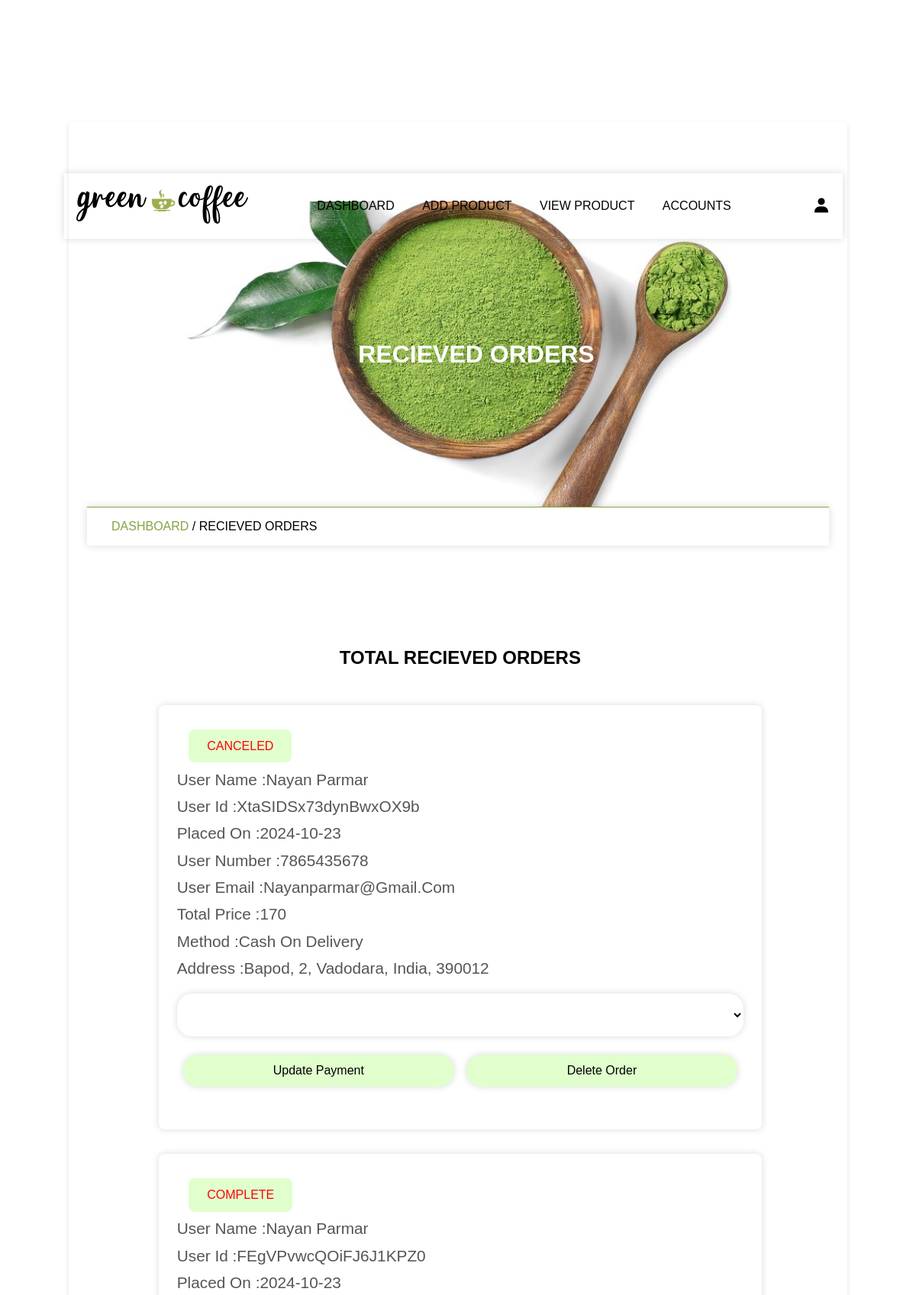
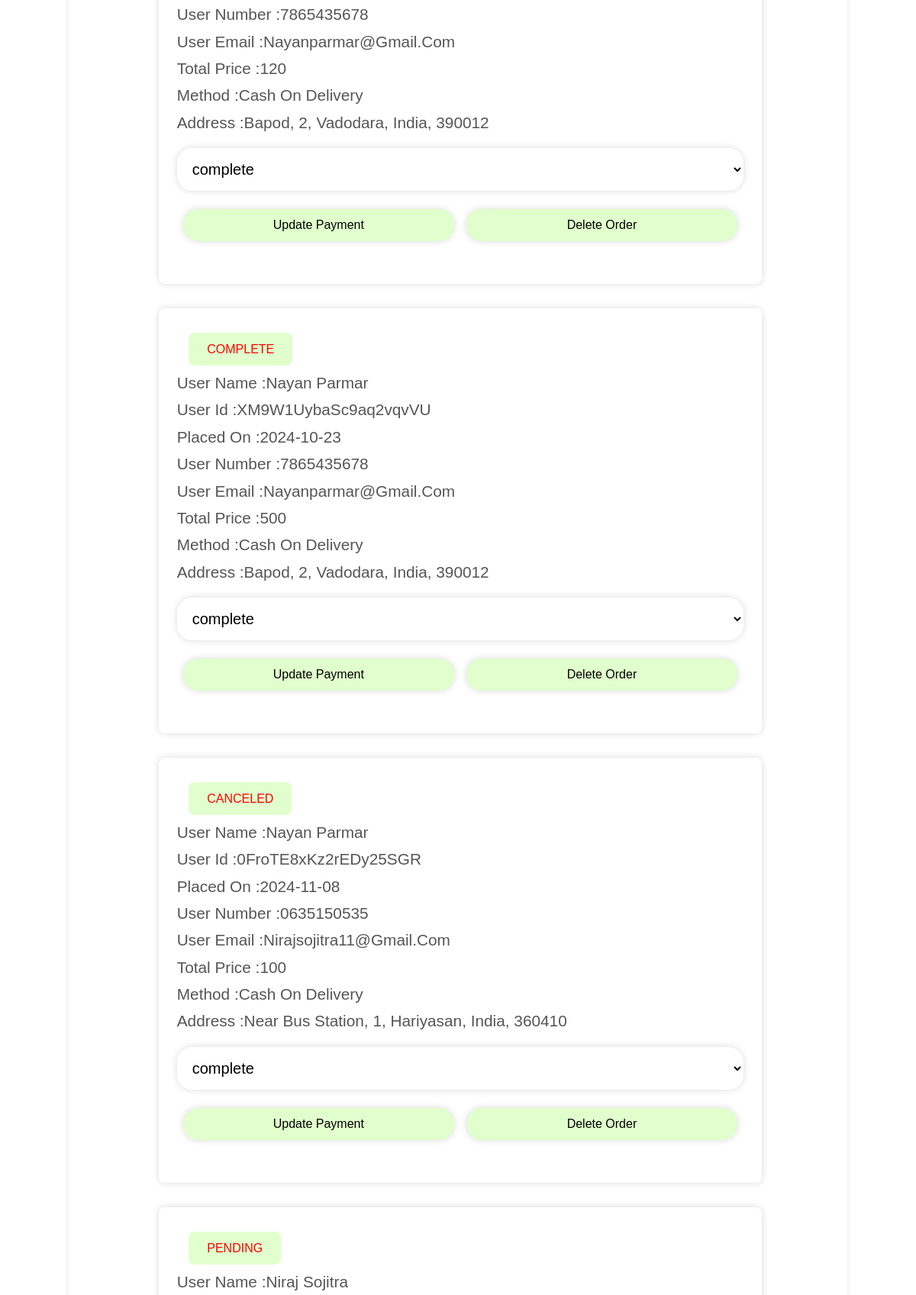
The app's page /admin/order.php (signed in, upper part) with its own data (2 pictures, top to bottom).
### tables this page shows
CREATE TABLE `orders` (
  `order_id` varchar(20) NOT NULL,
  `user_id` varchar(20) NOT NULL,
  `name` varchar(100) NOT NULL,
  `number` varchar(20) NOT NULL,
  `email` varchar(100) NOT NULL,
  `address` varchar(255) NOT NULL,
  `address_type` varchar(10) NOT NULL,
  `method` varchar(50) NOT NULL,
  `product_id` varchar(20) NOT NULL,
  `price` int(10) NOT NULL,
  `qty` int(10) NOT NULL,
  `date` date NOT NULL,
  `status` varchar(50) NOT NULL,
  `payment_status` varchar(100) NOT NULL
);

### admin/order.php (the view, shortened to what this page needs)
<?php
    include '../components/connect.php';
 ?>
<!DOCTYPE html>
<html>
<head>
    <link href='https://unpkg.com/boxicons@2.1.2/css/boxicons.min.css' rel='stylesheet'>
    <link rel="stylesheet" type="text/css" href="admin_style.css?v=<?php echo time(); ?>">
</head>
<body>
    <?php include '../components/admin_header.php';  ?>
<div class = "main">
    <div class="banner">
        <h1> recieved orders</h1>
     </div>
<div class="title2">
    <a href="dashboard.php">dashboard</a><span> / recieved orders</span>
</div>
    <section class ="order-container">
        <h1 class="heading">total recieved orders</h1>
        <div class="box-container">
            <?php
            $select_orders = $conn->prepare("SELECT * FROM `orders` ");
            $select_orders->execute();
            if($select_orders->rowcount() > 0){
                while($fetch_orders = $select_orders->fetch(PDO::FETCH_ASSOC)){
            ?>
            <div class="box">
                <div class="status" style="color: <?php if($fetch_orders['status']=='in progress'){echo"green";}else{echo"red";}?>"><?=$fetch_orders['status']; ?></div>
                <div class="detail">
                    <p>user name :<span><?=$fetch_orders['name']; ?></span></p>
                    <p>user id :<span><?=$fetch_orders['order_id']; ?></span></p>
                    <p>placed on :<span><?=$fetch_orders['date']; ?></span></p>
                    <p>user number :<span><?=$fetch_orders['number']; ?></span></p>
                    <p>user email :<span><?=$fetch_orders['email']; ?></span></p>
                    <p>total price :<span><?=$fetch_orders['price']; ?></span></p>
                    <p>method :<span><?=$fetch_orders['method']; ?></span></p>
                    <p>address :<span><?=$fetch_orders['address']; ?></span></p>
                </div>
                <form action="" method="post">
                    <select name="update_payment">
                        <option value="" selected disabled><?php echo $fetch_orders['payment_status']; ?></option>
                        <option value="pending">pending</option>
                </select>
                <div class="flex-btn">
                    <button type="submit" name="update_order" class="btn">update Payment</button>
                    <button type="submit" name="delete_order" class="btn">delete order</button>
                </div>
                </form>
                </div>
            <?php
            }
        }else{
        echo '
        <div class="empty">
             <p>no order takes placed yet</p>
        </div>
        ';
        }
        ?>
</div>
 </section>
</div>
</body>
</html>

### admin/admin_style.css (style rules this page uses)
* { margin: 0; padding: 0; box-sizing: border-box; }
:root { --green: #87a243; --light-green: #e0ffcd; --box-shadow:0 0 10px rgb(0 0 0 / 15%); }
html { font-size:16px; font-family: sans-serif; --ms-overflow-style:scrollbar; --ms-text-size-adjust:100%; --webkit-text-size-adjust:100%; }
body { background-image: url('./img/body-bg.jpg'); width: 100% }
.main { width: 85vw; background: #fff; box-shadow: 0 2px 6px 0 rgb(0 0 0 / 10%); margin: 1rem auto; margin-top: 10rem; padding: 2%; }
a { text-decoration: none; }
.btn { line-height: 2; background-color: var(--light-green); padding: 5px 35px; display: inline-block; border-radius: 20px; color: #000; text-transform: capitalize; font-family: inherit; font-size:16px; cursor: pointer; user-select: none; position: relative; overflow: hidden; vertical-align: middle; transition: color.3s ease; z-index: 2; }
.btn::before { position: absolute; content: ''; left: 0; top: 0; background: var(--green); color: #fff; height: 100%; width: 0; z-index: -1; transition: width .3s ease; }
input, textarea, button, select { background: transparent; border-radius: 20px; padding: 1rem; border: none; outline: none; width: 100%; margin: 1rem 0; box-shadow: var(--box-shadow); font-size: 20px; }
.box-container { display: grid; grid-template-columns: repeat(auto-fit, minmax(30rem,1fr)); align-items: center; justify-content: center; }
.box-container .box { margin: 1rem; }
.heading { text-align: center; text-transform: uppercase; padding: 1rem; margin-bottom: 1rem; }
section, .post-editor { width: 75vw; min-height: 100vh; border-radius: 10px; padding: 4%; margin: 8% 4%; margin-bottom: 2%; }
.flex-btn { display: flex; justify-content: space-evenly; }
.flex-btn .btn { margin: .5rem; }
.banner { background-image: url(./img/banner.jpg); background-size: cover; background-position: center; background-color: var(--green); width: 100%; height: 50vh; text-align: center; display: flex; justify-content: center; align-items: center; margin-top: 5rem; }
.banner h1 { text-transform: uppercase; color: #fff; margin-left: 3rem; }
.title2 { border-top: 1px solid var(--green); padding: 1rem 2rem ; text-transform: uppercase; box-shadow: var(--box-shadow); }
.title2 a { color: var(--green); }
.order-container .box-container .box { font-size: 1.3rem; box-shadow: var(--box-shadow); border-radius: .5rem; padding:2rem 1.5rem; padding-bottom: 3rem; line-height: 1.7; color: #555; position: relative; }
.order-container .status { position: absolute; left: 5%; text-transform: uppercase; font-size: 1rem; margin-bottom: 1rem; padding: .5rem 1.5rem; display: inline-block; background: var(--light-green); border-radius: .5rem; }
.order-container .detail { margin-top: 3rem; text-transform: capitalize; }

### records on screen
orders: status "CANCELED", name "Nayan Parmar", order_id "XtaSIDSx73dynBwxOX9b", date "2024-10-23", number "7865435678", email "Nayanparmar@gmail.com", price "170", method "Cash On Delivery", address "Bapod, 2, Vadodara, India, 390012"
orders: status "COMPLETE", name "Nayan Parmar", order_id "FEgVPvwcQOiFJ6J1KPZ0", date "2024-10-23", number "7865435678", email "Nayanparmar@gmail.com", price "120", method "Cash On Delivery", address "Bapod, 2, Vadodara, India, 390012", update_payment "complete"
orders: status "COMPLETE", name "Nayan Parmar", order_id "XM9W1UybaSc9aq2vqvVU", date "2024-10-23", number "7865435678", email "Nayanparmar@gmail.com", price "500", method "Cash On Delivery", address "Bapod, 2, Vadodara, India, 390012", update_payment "complete"
orders: status "CANCELED", name "Nayan Parmar", order_id "0FroTE8xKz2rEDy25SGR", date "2024-11-08", number "0635150535", email "Nirajsojitra11@gmail.com", price "100", method "Cash On Delivery", address "Near Bus Station, 1, Hariyasan, India, 360410", update_payment "complete"
orders: status "PENDING", name "Niraj Sojitra"
